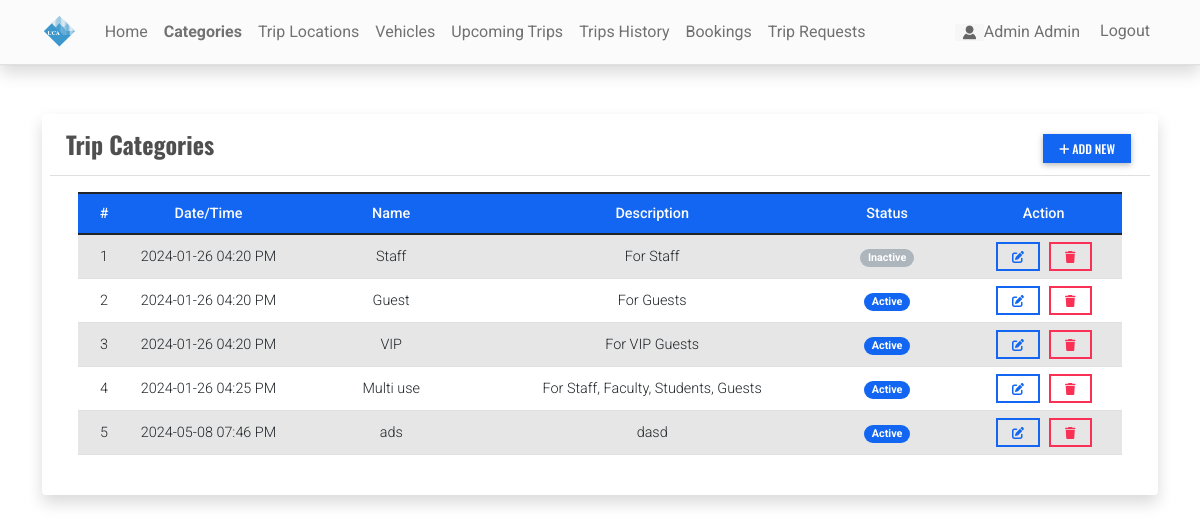
Page /category (signed in) on the earlier database version.
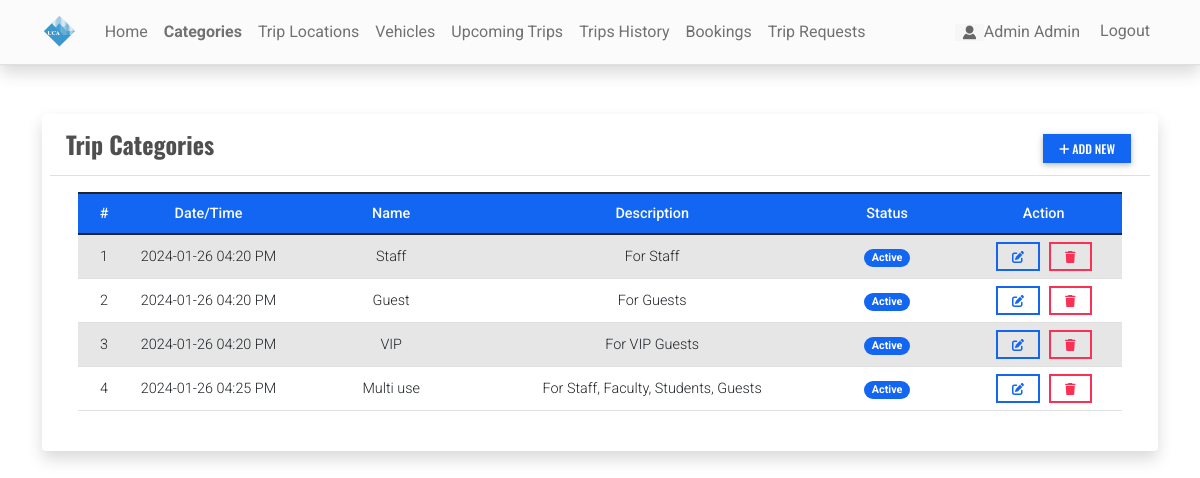
Same page on the later database version.
### reservationApp/models.py (models this page shows, shortened)
class Category(models.Model):
    name = models.CharField(max_length=250)
    description = models.TextField()
    status = models.CharField(max_length=2, choices=(('1','Active'),('2','Inactive')), default=1)
    date_created = models.DateTimeField(default=timezone.now)
    date_updated = models.DateTimeField(auto_now=True)

### reservationApp/views.py (the view)
# urls.py: path('category',views.category_mgt,name='category-page'),
@user_passes_test(admin_check)
def category_mgt(request):
    context['page_title'] = "Bus Categories"
    categories = Category.objects.all()
    context['categories'] = categories
    return render(request, 'category_mgt.html', context)

### reservationApp/views.py (called while the page is built)
def admin_check(user):
    return user.is_staff

### reservationApp/templates/category_mgt.html (shortened to what this page needs)
{% extends 'base.html' %} {% block pageContent %}
<div class="col-lg-12 col-md-12 col-sm-12 col-xs-12">
    <div class="card card-default p-2 shadow ">
        <div class="card-header">
            <div class="d-flex w-100 align-items-center justify-content-between">
                <h4 class="card-title fw-bold">Trip Categories</h4>
                <div class="tools">
                    <button type="button" class="btn btn-primary btn-sm" id='add_new'><i class="fa fa-plus"></i> Add New</button>
                </div>
            </div>
        </div>
        <div class="card-body">
            <div class="container-fluid">
                <table class="table table-striped" id="category-list">
                    <colgroup>
                        <col width="5%">
                        <col width="15%">
                        <col width="20%">
                        <col width="30%">
                        <col width="15%">
                        <col width="15%">
                    </colgroup>
                    <thead>
                        <tr class="bg-primary bg-opacity-50 text-light">
                            <th class="px-2 py-2 text-center">#</th>
                            <th class="px-2 py-2 text-center">Date/Time</th>
                            <th class="px-2 py-2 text-center">Name</th>
                            <th class="px-2 py-2 text-center">Description</th>
                            <th class="px-2 py-2 text-center">Status</th>
                            <th class="px-2 py-2 text-center">Action</th>
                        </tr>
                    </thead>
                    <tbody class="text-center">
                        {% for category in categories %}
                        <tr>
                            <td class="px-2 py-1 align-middle">{{ forloop.counter }}</td>
                            <td class="px-2 py-1 align-middle">{{ category.date_created|date:"Y-m-d h:i A" }}</td>
                            <td class="px-2 py-1 align-middle">{{ category.name }}</td>
                            <td class="px-2 py-1 align-middle">
                                <p class="m-0 text-truncate">{{ category.description }}</p>
                            </td>
                            <td class="px-1 py-1 align-middle text-center">
                                {% if category.status == '1' %}
                                <span class="badge bg-primary rounded-pill px-2">Active</span> {% else %}
                                <span class="badge bg-secondary rounded-pill px-2">Inactive</span> {% endif %}
                            </td>
                            <td class="px-2 py-1 align-middle text-center">
                                <a class="btn btn-outline-primary btn-sm edit-data" href="javascript:void(0)" data-id="{{ category.pk }}" title="Edit">
                                    <i class="fa fa-edit"></i>
                                </a>
                                <button class="btn btn-outline-danger btn-sm delete-data" type="button" data-id="{{ category.pk }}" title="Delete">
                                    <i class="fa fa-trash"></i>
                                </button>
                            </td>
                        </tr>
                        {% endfor %}
                    </tbody>
                </table>
            </div>
        </div>
    </div>
</div>
{% endblock pageContent %}

Differences in the rows shown:
removed Category: date_created "2024-05-08 07:46 PM", name "ads", description "dasd", status "Active"
changed Category "Staff": status "Inactive" → "Active"
